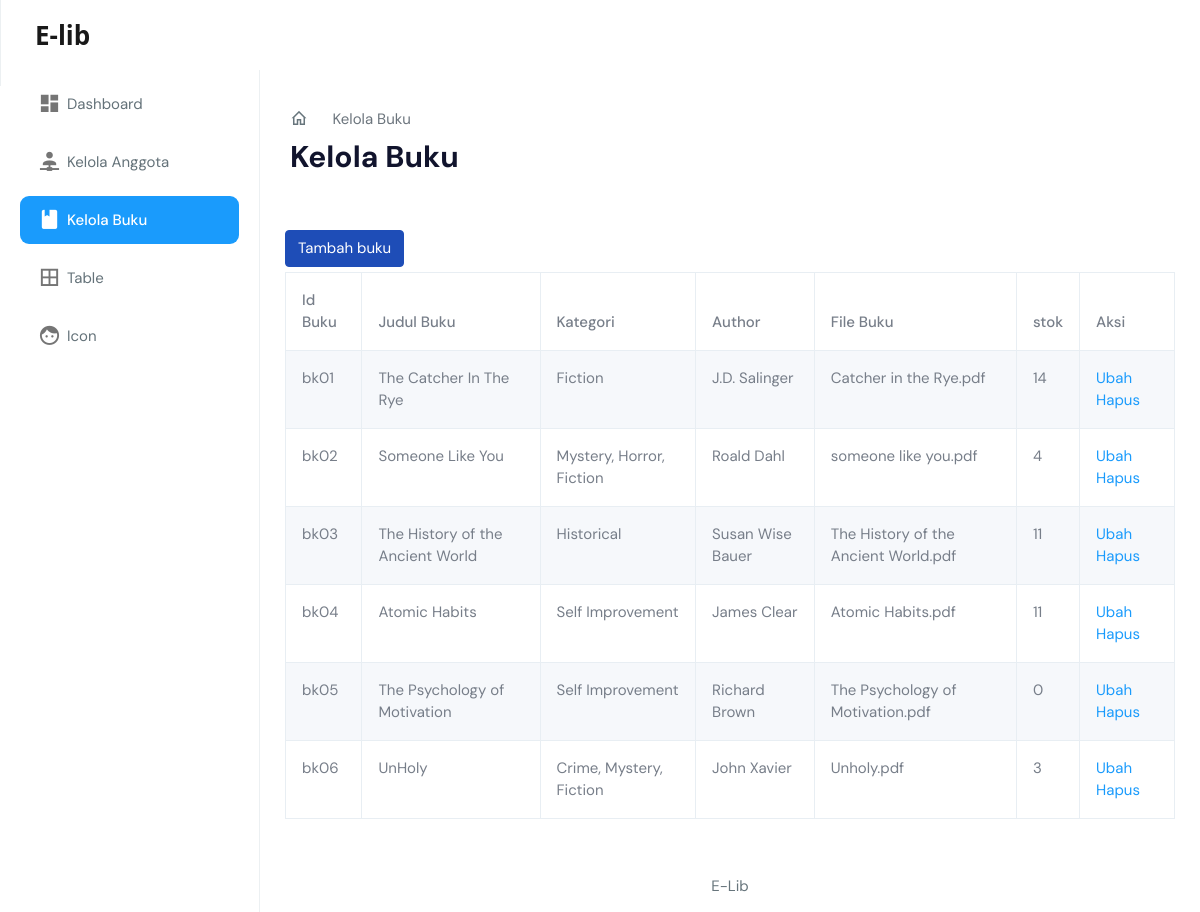
Page /admin/html/kelolabuku.php on the committed database.
### tables this page shows
CREATE TABLE `hlmnbuku` (
  `id` int(10) UNSIGNED NOT NULL,
  `id_buku` varchar(255) NOT NULL,
  `judulbuku` varchar(255) NOT NULL,
  `textbuku` text NOT NULL,
  `kategoribuku` varchar(255) NOT NULL,
  `author` varchar(255) NOT NULL,
  `file_buku` varchar(200) NOT NULL,
  `stok` int(11) UNSIGNED NOT NULL,
  `cover_buku` varchar(255) NOT NULL,
  `total_pinjam` int(11) UNSIGNED NOT NULL
);

### admin/html/kelolabuku.php (the view, shortened to what this page needs)
<?php
require_once '../../inc/koneksi.php';
?>
<!DOCTYPE html>
<html dir="ltr" lang="en">
<head>
    <link href="../dist/css/style.min.css" rel="stylesheet">
</head>
<?php
            $sql_book = 'SELECT id_buku, judulbuku, kategoribuku, author, file_buku,stok FROM hlmnbuku';
            $query_book = mysqli_query($con, $sql_book);
            ?>
<body>
    <div id="main-wrapper" data-layout="vertical" data-navbarbg="skin5" data-sidebartype="full"
        data-sidebar-position="absolute" data-header-position="absolute" data-boxed-layout="full">
        <header class="topbar" data-navbarbg="skin6">
        <nav class="navbar top-navbar navbar-expand-md navbar-light">
                <div class="navbar-header" data-logobg="skin6" style="width: 0px;">
                    <a class="navbar-brand" href="index.php" >
                        <b class="logo-icon">
                            <p style="font-family: 'Segoe UI', Tahoma, Verdana, sans-serif; font-size:26px">E-lib</p>
                        </b>
                    </a>
                </div>
            </nav>
        </header>
        <aside class="left-sidebar" data-sidebarbg="skin6">
            <div class="scroll-sidebar">
                <nav class="sidebar-nav">
                    <ul id="sidebarnav">
                        <li class="sidebar-item"> <a class="sidebar-link waves-effect waves-dark sidebar-link"
                                href="index.php" aria-expanded="false"><i class="mdi mdi-view-dashboard"></i><span
                                    class="hide-menu">Dashboard</span></a></li>
                        <li class="sidebar-item"> <a class="sidebar-link waves-effect waves-dark sidebar-link"
                                href="kelolaanggota.php" aria-expanded="false"><i
                                    class="mdi mdi-account-network"></i><span class="hide-menu">Kelola Anggota</span></a></li>
                        <li class="sidebar-item"> <a class="sidebar-link waves-effect waves-dark sidebar-link"
                                        href="kelolabuku.php" aria-expanded="false"><i
                                    class="mdi mdi-book"></i><span class="hide-menu">Kelola Buku</span></a></li>
                        <li class="sidebar-item"> <a class="sidebar-link waves-effect waves-dark sidebar-link"
                                href="table-basic.html" aria-expanded="false"><i class="mdi mdi-border-all"></i><span
                                    class="hide-menu">Table</span></a></li>
                        <li class="sidebar-item"> <a class="sidebar-link waves-effect waves-dark sidebar-link"
                                href="icon-material.html" aria-expanded="false"><i class="mdi mdi-face"></i><span
                                    class="hide-menu">Icon</span></a></li>
                    </ul>
                </nav>
            </div>
        </aside>
        <div class="page-wrapper">
            <div class="page-breadcrumb">
                <div class="row align-items-center">
                    <div class="col-6">
                        <nav aria-label="breadcrumb">
                            <ol class="breadcrumb mb-0 d-flex align-items-center">
                              <li class="breadcrumb-item"><a href="index.php" class="link"><i class="mdi mdi-home-outline fs-4"></i></a></li>
                              <li class="breadcrumb-item active" aria-current="page">Kelola Buku</li>
                            </ol>
                          </nav>
                        <h1 class="mb-0 fw-bold">Kelola Buku</h1>
                    </div>
                </div>
            </div>
            <div class="container-fluid">
                <a href="book/add-book.php"><button type="button" class="btn btn-primary" style="margin-bottom: 5px;">Tambah buku</button></a>
                <div class="row">
                    <div class="box-body">
			<div class="table-responsive">
				<table id="example1" class="table table-bordered table-striped">
					<thead>
						<tr>
                            <th>Id Buku</th>
							<th>Judul Buku</th>
							<th>Kategori</th>
							<th>Author</th>
							<th>File Buku</th>
							<th>stok</th>
							<th>Aksi</th>
						</tr>
					</thead>
					<tbody>
                    <?php
                        while ($row = mysqli_fetch_array($query_book))
                        {
                            echo '<tr>';
                            echo "<td>" . $row['id_buku'] . "</td>";
                            echo "<td>" . $row['judulbuku'] . "</td>";
                            echo "<td>" . $row['kategoribuku'] . "</td>";
                            echo "<td>" . $row['author'] . "</td>";
                            echo "<td>" . $row['file_buku'] . "</td>";
                            echo "<td>" . $row['stok'] . "</td>";
                            echo "<td><a href='./book/form-edit.php?id_buku=".$row['id_buku']."'>Ubah</a>
                                      <a href='./book/delete-book.php?id_buku=".$row['id_buku']."'>Hapus</a></td>";
                            echo '</tr>';
                        }
                    ?>
					</tbody>
				</table>
			</div>
		</div>
                </div>
            </div>
            <footer class="footer text-center">
            E-Lib
            </footer>
        </div>
    </div>
</body>
</html>

### rows in the picture
hlmnbuku: id_buku "bk01", judulbuku "The Catcher In The Rye", kategoribuku "Fiction", author "J.D. Salinger", file_buku "Catcher in the Rye.pdf", stok "14"
hlmnbuku: id_buku "bk02", judulbuku "Someone Like You", kategoribuku "Mystery, Horror, Fiction", author "Roald Dahl", file_buku "someone like you.pdf", stok "4"
hlmnbuku: id_buku "bk03", judulbuku "The History of the Ancient World", kategoribuku "Historical", author "Susan Wise Bauer", file_buku "The History of the Ancient World.pdf", stok "11"
hlmnbuku: id_buku "bk04", judulbuku "Atomic Habits", kategoribuku "Self Improvement", author "James Clear", file_buku "Atomic Habits.pdf", stok "11"
hlmnbuku: id_buku "bk05", judulbuku "The Psychology of Motivation", kategoribuku "Self Improvement", author "Richard Brown", file_buku "The Psychology of Motivation.pdf", stok "0"
hlmnbuku: id_buku "bk06", judulbuku "UnHoly", kategoribuku "Crime, Mystery, Fiction", author "John Xavier", file_buku "Unholy.pdf", stok "3"
